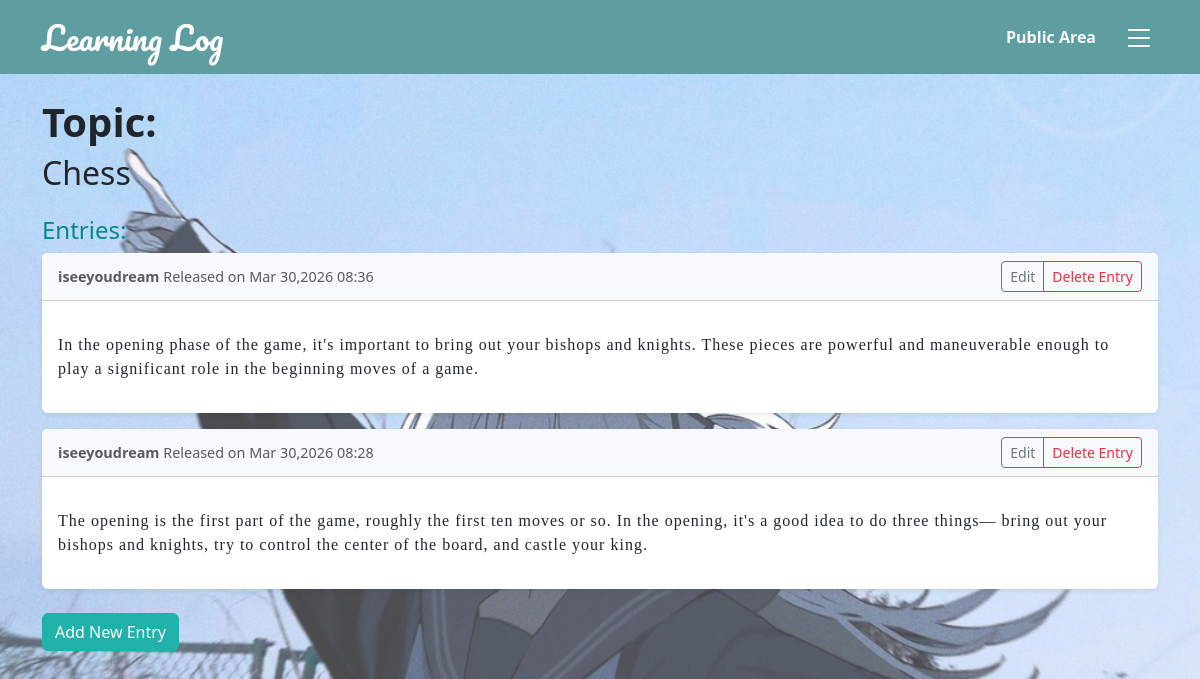
The page /topics/1/ (signed in) on the database its author committed.
### learning_app/models.py (models this page shows, shortened)
class Topic(models.Model):
    txt = models.CharField(max_length=200)
    date_added = models.DateTimeField(auto_now_add=True)
    owner = models.ForeignKey(User, on_delete=models.CASCADE)
    is_public = models.BooleanField(default=True,verbose_name="Is public?")
    def __str__(self):
        return self.txt

class Entry(models.Model):
    topic = models.ForeignKey(Topic, on_delete=models.CASCADE)
    author = models.ForeignKey(User, on_delete=models.CASCADE)
    txt = models.TextField()
    date_added = models.DateTimeField(auto_now_add=True)
    class Meta:
        verbose_name_plural = 'entries'

### learning_app/views.py (the view)
# urls.py: path('topics/<int:topic_id>/', topic, name='topic'),
@login_required
def topic(request, topic_id):
    topic = get_object_or_404(Topic, id=topic_id)
    if topic.owner != request.user and not topic.is_public:
        raise Http404
    entries = topic.entry_set.order_by('-date_added')
    context = {'topic': topic, 'entries': entries}
    return render(request, 'learning_app/topic.html', context)

### learning_app/context_processors.py (called while the page is built)
def global_announcement(request):
    announcements = Announcement.objects.filter(is_active=True).order_by('-updated_at').first()
    return {'site_announcement': announcements}

### templates/learning_app/topic.html
{% extends "base.html" %}
{% block content %}
    <h1 class="mb-2 text-dark fw-bold">Topic:</h1>
    <h2 class="mb-4"> {{ topic }} </h2>
    <h4 style="color: 	#008B8B; text-decoration: none;">Entries:</h4>
    <div class="mb-4">
        {% for entry in entries %}
            <div class="card mb-3 shadow-sm border-0">
                <div class="card-header bg-light d-flex justify-content-between align-items-center">
                    <span class="text-muted" style="font-size: 0.9rem">
                        <strong>{{ entry.author.username }}</strong>
                        Released on {{ entry.date_added|date:'M d,Y H:i' }}
                    </span>
                    {% if request.user == entry.author %}
                        <div class="btn-group" role="group" aria-label="Entry Action">
                            <a href="{% url 'learning_app:edit_entry' entry.id %}" class="btn btn-sm btn-outline-secondary">
                                Edit
                            </a>
                            <a href="{% url 'learning_app:delete_entry' entry.id %}" class="btn btn-outline-danger btn-sm">
                                Delete Entry
                            </a>
                        </div>
                    {% endif  %}
                </div>
                <div class="card-body">
                    <div class="card-text mt-3" style="font-family: 'Playfair Display', serif; font-size: 1rem; letter-spacing: 1px;">
                        {{ entry.txt|linebreaks }}
                    </div>
                </div>
            </div>
        {% empty %}
            <div class="alert alert-info" role="alert">
                No entries have been added yet.
            </div>
        {% endfor %}
    </div>
    <a href="{% url 'learning_app:new_entry' topic.id %}" class="btn btn-custom mb-5">Add New Entry</a>
{% endblock content %}

### static/css/styles.css (style rules this page uses)
.btn-custom { background-color: #20B2AA; border-color: #20B2AA; color: white; }
body { position: relative; min-height: 100vh; background-color: white; }
body::before { content: ""; position: fixed; top: 0; left: 0; width: 100%; height: 100%; background-image: url('../images/FA664A9D-8C0F-47C1-A46F-6BF53A8276F7_1_105_c.jpeg'); background-size: cover; background-position: center; background-repeat: no-repeat; opacity: 0.7; z-index: -1; }

### rows shown on the page
Topic: txt "Chess"
Entry: author.username "iseeyoudream", date_added "Mar 30,2026 08:36", shows "Edit", txt "In the opening phase of the game, it's important to bring out your bishops and knights. These pieces are powerful and maneuverable enough to play a significant role in the beginning moves of a game."
Entry: author.username "iseeyoudream", date_added "Mar 30,2026 08:28", shows "Edit", txt "The opening is the first part of the game, roughly the first ten moves or so. In the opening, it's a good idea to do three things— bring out your bishops and knights, try to control the center of the board, and castle your king."
